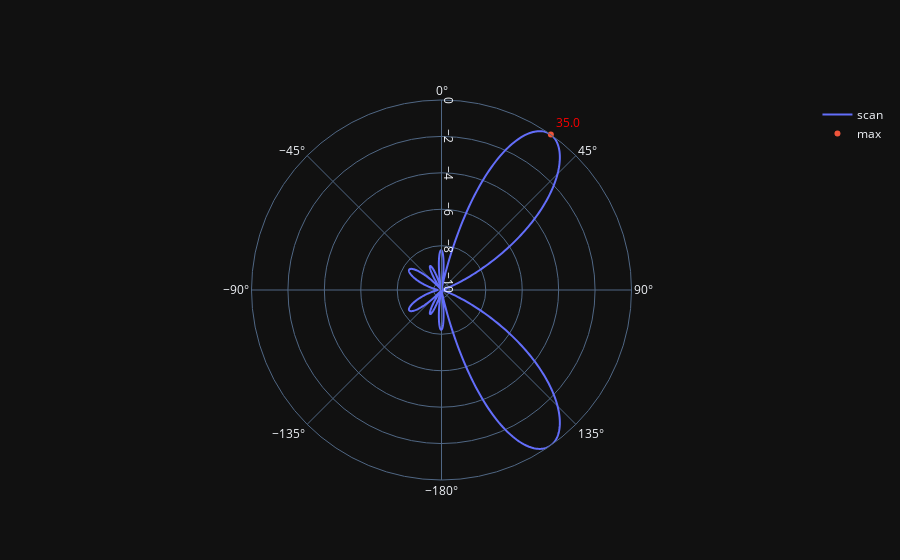

This figure's notebook cell:
### Code cell
max_val = theta_scan.copy()
max_val.fill(None)
l=1000/4
max_val[np.argmax(results[250:750])+250] = 0

if use_matplotlib:
    fig, ax = plt.subplots(subplot_kw={'projection': 'polar'})
    ax.plot(theta_scan, results) # MAKE SURE TO USE RADIAN FOR POLAR
    ax.plot(theta_scan, max_val)
    ax.set_theta_zero_location('N') # make 0 degrees point up
    ax.set_theta_direction(-1) # increase clockwise
    ax.set_rlabel_position(55)  # Move grid labels away from other labels
    plt.show()
else:
    fig = go.Figure()
    fig.add_trace(go.Scatterpolar(r=results, theta=np.degrees(theta_scan), name='scan', mode='lines', showlegend=True))
    fig.add_trace(go.Scatterpolar(r=max_val, theta=np.degrees(theta_scan), name='max', mode='markers+text', showlegend=True, 
                                  text=np.degrees(theta), textposition="top right", textfont=dict(color="Red") ))
    fig.update_layout(polar = dict(radialaxis_angle = 90, angularaxis = dict(direction = "clockwise" ), sector=[-180, 180]))
    fig.update_layout(template="plotly_dark")
    fig.show()

### Figure 1 — Plotly figure (JSON) as saved in the notebook; plotly's stock layout.template omitted (floating-point values rounded to 4 significant figures; data arrays with more than 128 entries replaced by an {"elided": "..."} marker saying what was removed)
{"data": [{"mode": "lines", "name": "scan", "r": {"elided": "1000 float values"}, "showlegend": true, "theta": {"elided": "1000 float values"}, "type": "scatterpolar"}, {"mode": "markers+text", "name": "max", "r": {"elided": "1000 int values"}, "showlegend": true, "text": "35.0", "textfont": {"color": "Red"}, "textposition": "top right", "theta": {"elided": "1000 float values"}, "type": "scatterpolar"}], "layout": {"polar": {"angularaxis": {"direction": "clockwise"}, "radialaxis": {"angle": 90}, "sector": [-180, 180]}}}
